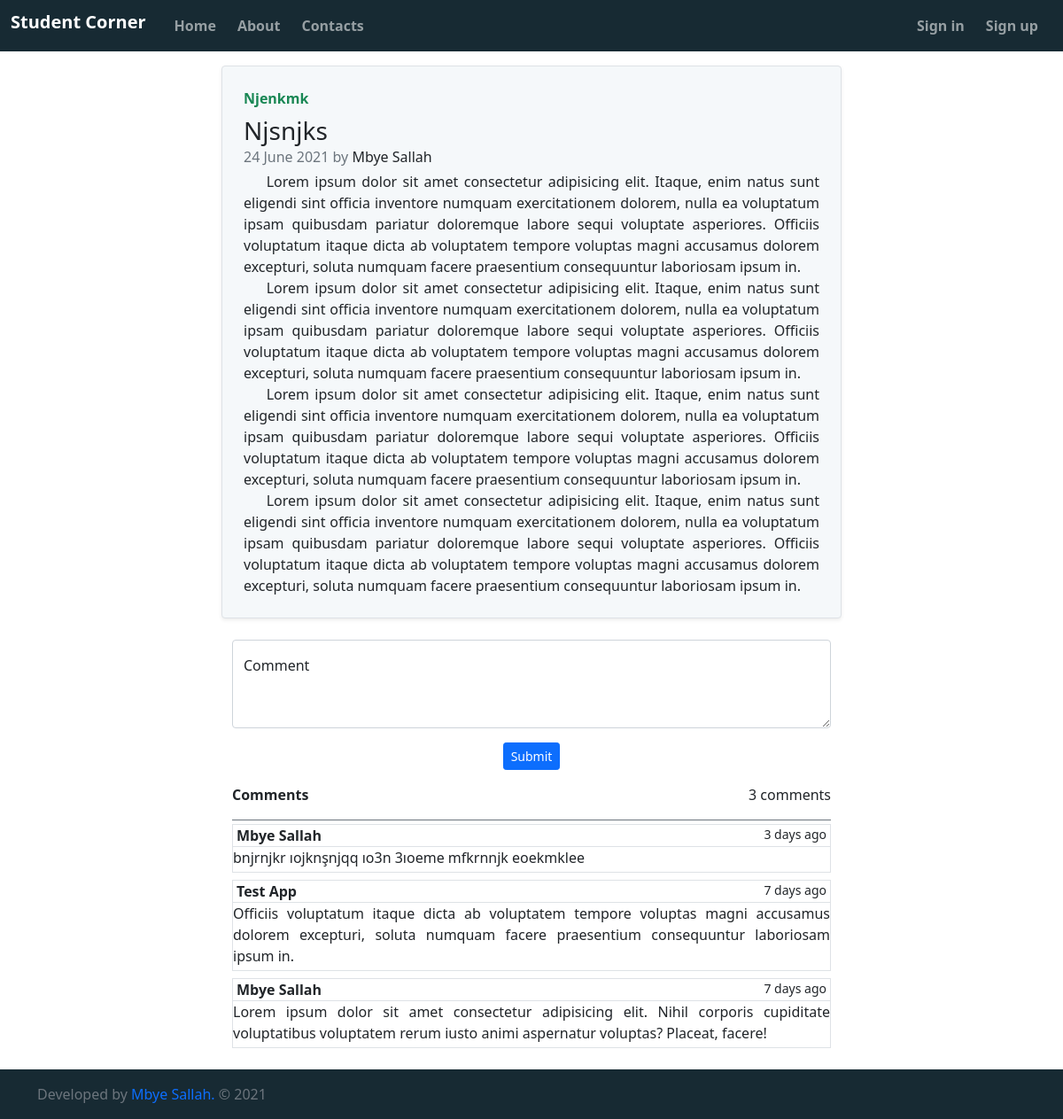
Screenshot of /read_more/8 with the database file from the repository.
### stud_corner/models.py (models this page shows, shortened)
class Posts(db.Model):
    id = db.Column(db.Integer, primary_key=True)
    subject = db.Column(db.String(100))
    title = db.Column(db.String(100), nullable=False)
    date_posted = db.Column(db.DateTime, nullable=False, default=datetime.utcnow)
    content = db.Column(db.Text, nullable=False)
    user_id = db.Column(db.Integer, db.ForeignKey('users.id'), nullable=False)
    comments = db.relationship('Comments', backref='post', lazy=True)

class User(UserMixin, db.Model):
    __tablename__="users"
    id = db.Column(db.Integer, primary_key=True, autoincrement=True)
    created = db.Column(db.DateTime, default=datetime.utcnow, nullable=False)
    firstname = db.Column(db.String(80), nullable=False)
    lastname = db.Column(db.String(80), nullable=False)
    email = db.Column(db.String(120), unique=True, nullable=False)
    password = db.Column(db.String(120))
    admin = db.Column(db.Boolean, nullable=False, default=False)
    confirmed = db.Column(db.Boolean, nullable=False, default=False)
    confirmed_on = db.Column(db.DateTime, nullable=True)
    bio = db.Column(db.Text, nullable=True)
    posts = db.relationship('Posts', backref='author', lazy=True)
    comments = db.relationship('Comments', backref='commentor', lazy=True)

class Comments(db.Model):
    id = db.Column(db.Integer, primary_key=True)
    content = db.Column(db.Text, nullable=False)
    date_commented = db.Column(db.DateTime, default=datetime.utcnow, index=True)
    user_id = db.Column(db.Integer, db.ForeignKey('users.id'), nullable=False)
    post_id = db.Column(db.Integer, db.ForeignKey('posts.id'), nullable=False)

### stud_corner/views.py (the view, shortened to what this page needs)
@views.route('/read_more/<int:id>', methods = ['GET', 'POST'])
def read_more(id):
    post = Posts.query.get_or_404(id)
    page = request.args.get("page", 1, int)
    comments = (Comments.query.filter_by(post_id = post.id)
    .order_by(Comments.date_commented.desc())
    .paginate(page = page, per_page = 10))
    return render_template("/read_more.html", post = post, comments=comments)

### stud_corner/templates/read_more.html (shortened to what this page needs)
{% from "app_macros.html" import render_pagination, input, button, textarea with context %}
{% extends "layout.html" %}
{% block content %}
    <div class="container col-md-7 my-3">
        <div class="row justify-content-center">
            <div class="row card-bg g-0 border rounded overflow-hidden mb-4 shadow-sm h-md-250 position-relative">
                <div class="col p-4 d-flex flex-column position-static">
                    <strong class="d-inline-block mb-2 text-success">{{ post.subject |title }}</strong>
                    <h3 class="mb-0">{{ post.title |title }}</h3>
                    <div class="mb-1 text-muted">{{ post.date_posted.strftime("%d %B %Y") }}
                        by
                        <a href="{{ url_for('views.author', id = post.author.id) }}" class="text-decoration-none link-dark">
                            {{ ("%s %s" %(post.author.firstname, post.author.lastname)) |title}}
                        </a>
                    </div>
                    <p class="card-text mb-auto content">{{ post.content |urlize }}</p>
                </div>
            </div>
        </div>
        <form method="POST">
          <div class="form-floating mb-3">
            {{ textarea("content", id="CommentsTextarea", label = "Comment") }}
          </div>
          <div class="d-flex justify-content-center mb-3">
            {{ button(class="w-30 btn btn-sm btn-primary") }}
          </div>
        </form>
          <div class="d-flex w-100 justify-content-between border-bottom border-secondary mb-1">
            <strong>Comments</strong>
            <p>{{comments.total}} {% if comments.total > 1 %}comments{% else %}comment{% endif %}</p>
          </div>
          <ul class="list-group">
              {% for comment in comments.items %}
              <div class="mb-2 border">
                <div class="d-flex w-100 justify-content-between px-1 border-bottom">
                  <strong>
                    <a href="{{ url_for('views.author', id = comment.commentor.id) }}" class="text-decoration-none link-dark">
                      {{ comment.commentor.firstname }} {{ comment.commentor.lastname }}
                    </a>
                  </strong>
                  <small time-delta="{{ comment.date_commented }}" ></small>
                </div>
                <p class="mb-1 content">{{ comment.content }}</p>
              </div>
                {% endfor %}
          </ul>
    </div>
{% endblock %}

### stud_corner/templates/app_macros.html (shortened to what this page needs)
{% macro button(class="w-30 btn btn-lg btn-primary", label = "Submit") -%}
    <button class="{{ class }}" type="submit">{{ label }}</button>
{%- endmacro %}
{% macro textarea(name, id="", value="", label = "") -%}
    <textarea name="{{ name }}" id="{{ id }}" class="form-control" placeholder="This is my post..." required>{{ value }}</textarea>
    <label for="floatingTextarea2">{{ label }}</label>
{%- endmacro %}

### stud_corner/templates/layout.html (shortened to what this page needs)
<!doctype html>
<html lang="en" class="h-100">
    <head>
        <link href="{{ url_for('static', filename='bootstrap.min.css') }}" rel="stylesheet" >
        <link rel="stylesheet" href="{{ url_for('static', filename='style.css') }}">
    </head>
    <body class="d-flex flex-column h-100">
        {% include "navbar.html" -%}
        <section>
            {%- block content %}{% endblock -%}
        </section>
        <footer class="footer mt-auto py-3 background">
            <div class="container">
                <span class="text-muted">Developed by
                    <a rel="noopener" href="https://www.linkedin.com/in/mbye-sallah-7b920815a?lipi=urn%3Ali%3Apage%3Ad_flagship3_profile_view_base_contact_details%3BwGJpbFduSYuQjBkoqVSg6A%3D%3D" target="_blank" class="text-decoration-none">
                         Mbye Sallah.
                    </a> &copy 2021
                </span>
            </div>
        </footer>
    </body>
</html>

### stud_corner/templates/navbar.html (shortened to what this page needs)
<nav class="navbar navbar-expand-lg sticky-top navbar-dark background">
    <div class="container-fluid">
        <a class="navbar-brand fw-bold h1" href="/">Student Corner</a>
        <div class="collapse navbar-collapse" id="navbarSupportedContent">
            <ul class="navbar-nav me-auto mb-lg-0">
                <li class="nav-item mx-lg-2">
                    <a class="nav-link fw-bold {% if active_page=='index' %}active{% endif %}" aria-current="page" href="/">Home</a>
                </li>
                <li class="nav-item me-lg-2">
                    <a class="nav-link fw-bold {% if active_page=='about' %}active{%endif %}" aria-current="page" href="#">About</a>
                </li>
                <li class="nav-item me-lg-2">
                    <a class="nav-link fw-bold {% if active_page=='contacts' %}contacts{%endif %}" aria-current="page" href="#" tabindex="-1">Contacts</a>
                </li>
            </ul>
            <ul class="navbar-nav ms-auto mb-lg-0">
                {% if current_user.is_authenticated %}
                    <li class="nav-item mx-lg-2">
                        <a class="nav-link fw-bold {% if active_page=='post' %}active{%endif %}" aria-current="page" href="{{ url_for('views.post') }}">Your posts</a>
                    </li>
                    <li class="nav-item me-lg-2">
                        <a class="nav-link fw-bold {% if active_page=='profile' %}active{%endif %}" aria-current="page" href="{{ url_for('views.profile') }}">Your profile</a>
                    </li>
                    <li class="nav-item me-lg-2">
                        <a class="nav-link fw-bold" href="{{ url_for('auth.signout') }}">Sign out</a>
                    </li>
                {% else %}
                    <li class="nav-item me-lg-2">
                        <a class="nav-link fw-bold {% if active_page=='signin' %}active{%endif %}" aria-current="page" href="{{ url_for('auth.signin') }}">Sign in</a>
                    </li>
                    <li class="nav-item me-lg-2">
                        <a class="nav-link fw-bold {% if active_page=='signup' %}active{%endif %}" aria-current="page" href="{{ url_for('auth.signup') }}">Sign up</a>
                    </li>
                {% endif %}
            </ul>
        </div>
    </div>
</nav>

### stud_corner/static/style.css (style rules this page uses)
.content { white-space: pre-wrap; text-align: justify; text-justify: inter-word; }
.background { background-color: #172a33; }
.card-bg { background-color: #f5f8fa; }
#CommentsTextarea { height: 100px; }

### rows the page displays
Posts: subject "Njenkmk", title "Njsnjks", date_posted "24 June 2021", content "Lorem ipsum dolor sit amet consectetur adipisicing elit. Itaque, enim natus sunt eligendi sint officia inventore numquam exercitationem dolorem, nulla ea voluptatum ipsam quibusdam pariatur doloremque labore sequi voluptate asperiores. Officiis voluptatum itaque dicta ab voluptatem tempore voluptas magni accusamus dolorem excepturi, soluta numquam facere praesentium consequuntur laboriosam ipsum in. Lorem ipsum dolor sit amet consectetur adipisicing elit. Itaque, enim natus sunt eligendi sint officia inventore numquam exercitationem dolorem, nulla ea voluptatum ipsam quibusdam pariatur doloremque labore sequi voluptate asperiores. Officiis voluptatum itaque dicta ab voluptatem tempore…"
User: firstname+lastname "Mbye Sallah"
Comments: commentor.firstname "Mbye", commentor.lastname "Sallah", content "bnjrnjkr ıojknşnjqq ıo3n 3ıoeme mfkrnnjk eoekmklee"
Comments: commentor.firstname "Test", commentor.lastname "App", content "Officiis voluptatum itaque dicta ab voluptatem tempore voluptas magni accusamus dolorem excepturi, soluta numquam facere praesentium consequuntur laboriosam ipsum in."
Comments: commentor.firstname "Mbye", commentor.lastname "Sallah", content "Lorem ipsum dolor sit amet consectetur adipisicing elit. Nihil corporis cupiditate voluptatibus voluptatem rerum iusto animi aspernatur voluptas? Placeat, facere!"

### other values shown
{{ label }} "Submit"
{{ comments.total }} "3"
